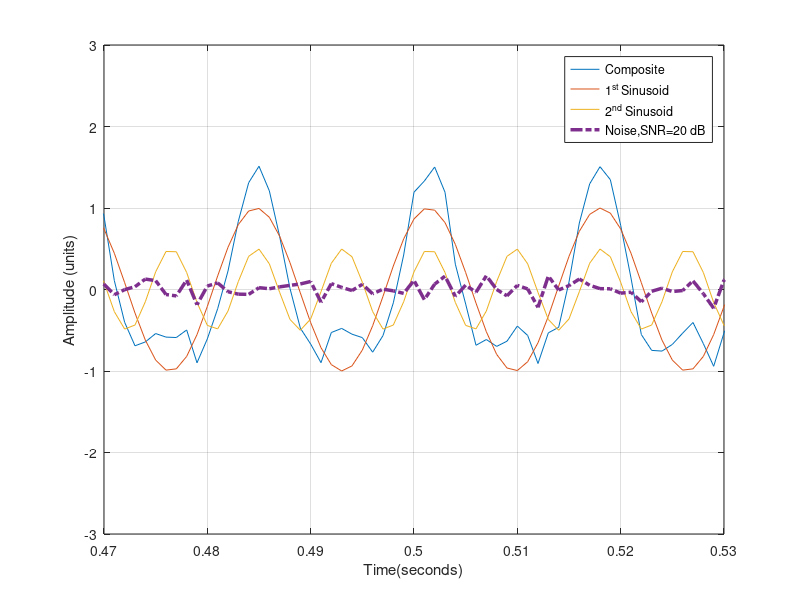

MATLAB code to generate this figure: (Note: this script raises an error after producing the figure.)
clear all;
close all;
clc;

%----------------------------Few Initializations-----------------------%
T = 0.001;
a = 0;
b = 1;
t= [a:T:b];
linewidth = 2.5;
%----------------------------------------------------------------------%

%---------------------Preparing the signal with 2 sinusoids---------------%
Y = zeros(size(t));
FirstFrequencySignal = zeros(size(t));
SecondFrequencySignal = zeros(size(t));
changingfreqs = zeros(2,length(t));
A1 = 1;(4/pi);
phi1 = pi/3;
A2 = 1/2;(4/pi);
phi2 = pi/7;

for i =1:length(t)
    if (t(i) <= .33)
%         changingfreqs(1,i)  = 72;
        changingfreqs(1,i)  = 60;
        changingfreqs(2,i)  = 120;
    end
    if (t(i) > .33 && t(i) <= .66)
%         changingfreqs(1,i)  = 57;
        changingfreqs(1,i)  = 60;
        changingfreqs(2,i)  = 120;
    end
    if (t(i) > .66)
%         changingfreqs(1,i)  = 80;
        changingfreqs(1,i)  = 60;
        changingfreqs(2,i)  = 120;
    end
    FirstFrequencySignal(i) =  A1 * sin (2*pi*changingfreqs(1,i)*t(i)+ phi1);
    SecondFrequencySignal(i) =  A2 * sin (2*pi*changingfreqs(2,i)*t(i)+ phi2);
    Y(i) = FirstFrequencySignal(i) + SecondFrequencySignal(i); % Composite Excitation Signal
end

SNRdB = 20;
noise = - A1 + awgn(zeros(size(t))+A1,SNRdB,'measured');
Y =Y + noise;   % infecting the signal with additive noise
figure,plot(t, Y, t,FirstFrequencySignal, t,SecondFrequencySignal,t, noise, '-.', 'LineWidth', linewidth)
axis([0.5-.03 0.5+.03 -3  3])
ylabel ('Amplitude (units)')
xlabel('Time(seconds)')
noise = strcat('Noise,SNR=', num2str(SNRdB), ' dB')
legend('Composite','1^{st} Sinusoid','2^{nd} Sinusoid',noise)
grid on
%------------------------------------------------------------------------%

%---------------------------- ANF parameters -----------------------------%
gamma = 0.01;
xi  = .15;
%------------------------------------------------------------------------%

initialFreq1 =  2*pi*60-12;
initialFreq2 =  2*pi*120+24;

%----------------------------------Cascade Configuration------------------%
NewY = Y;
[X1, X2,X3]= NonUniform4thOrderANFFixedBlock(NewY, t, initialFreq1, gamma, xi);
NewY = Y - 2*xi*X2./X3;                                   % Cascaded
[X21, X22,X23]= NonUniform4thOrderANFFixedBlock(NewY, t, initialFreq2, gamma, xi);

figure, plot(t, changingfreqs(1,:),t, changingfreqs(2,:),'g',  t,X3/(2*pi), '-.k', t,X23/(2*pi), '-.r', 'LineWidth', linewidth)
% axis([a b 50 200])
% title ('Cascade Configuration')
title ('(a)')
Ax = legend('True 1^{st} Freq','True 2^{nd} Freq','Estimate 1','Estimate 2' )
Ax.FontSize = 14;
ylabel('Frequency (Hz)')
xlabel('Time (seconds)')
grid on
axis tight
%-------------------------------------------------------------------------%

%------------------------Parallel Configuration---------------------------%
NewY = Y;
[X1, X2,X3]= NonUniform4thOrderANFFixedBlock(NewY, t, initialFreq1, gamma, xi);
NewY = Y;                                              % Identical Input
[X21, X22,X23]= NonUniform4thOrderANFFixedBlock(NewY, t, initialFreq2, gamma, xi);

figure, plot(t, changingfreqs(1,:),t, changingfreqs(2,:),'g',  t,X3/(2*pi), '-.k', t,X23/(2*pi), '-.r', 'LineWidth', linewidth+.3)
% axis([a b 50 200])
% title ('Parallel Configuration')
Ax = legend('True 1^{st} Freq','True 2^{nd} Freq','Estimate 1','Estimate 2' )
Ax.FontSize = 14;
title ('(b)')
ylabel('Frequency (Hz)')
xlabel('Time (seconds)')
grid on
axis tight
%-------------------------------------------------------------------------%

% %----------------------Prefiltered Configuration -------------------------%
% r = 0.94;
% omega0 = initialFreq1*T;                  % Computing Notch at specific Freqs
% b1 = [1 -2*cos(omega0) 1];
% a1 = [1 -2*r*cos(omega0) r^2];
% NewY= filter(b1-a1,a1,Y);                           % Prefiltering
% [X1, X2,X3]= NonUniform4thOrderANFFixedBlock(NewY, t, initialFreq1, gamma, xi);
% 
% r = 0.93;
% omega0 = initialFreq2*T;                  % Computing Notch at specific Freqs
% b2 = [1 -2*cos(omega0) 1];
% a2 = [1 -2*r*cos(omega0) r^2];
% NewY= filter(b2-a2,a2,Y);                           % Prefiltering
% [X21, X22,X23]= NonUniform4thOrderANFFixedBlock(NewY, t, initialFreq2, gamma, xi);
% 
% 
% h = fvtool (b1-a1,a1,b2-a2,a2, 'Fs', 1/T);
% set(h,'DesignMask','off'); % Turn off design mask
% hchildren = get(h,'children');
% haxes = hchildren(strcmpi(get(hchildren,'type'),'axes'));
% hline = get(haxes,'children');
% set(hline,'linewidth',linewidth)
% str1 = strcat('Bandpass, f_1 = ', num2str(initialFreq1/(2*pi)), 'Hz');
% str2 = strcat('Bandpass, f_2 = ', num2str(initialFreq2/(2*pi)), 'Hz');
% legend (str1,str2)
% 
% 
% figure, plot(t, changingfreqs(1,:),t, changingfreqs(2,:),  t,X3/(2*pi), '-.k', t,X23/(2*pi), '-.r', 'LineWidth', linewidth)
% axis([a b 50 200])
% % title ('Prefiltered Configuration')
% legend('True 1st Freq','True 2nd Freq','Estimate 1','Estimate 2' )
% ylabel('Frequency (Hz)')
% xlabel('Time (seconds)')
% grid on
%-------------------------------------------------------------------------%